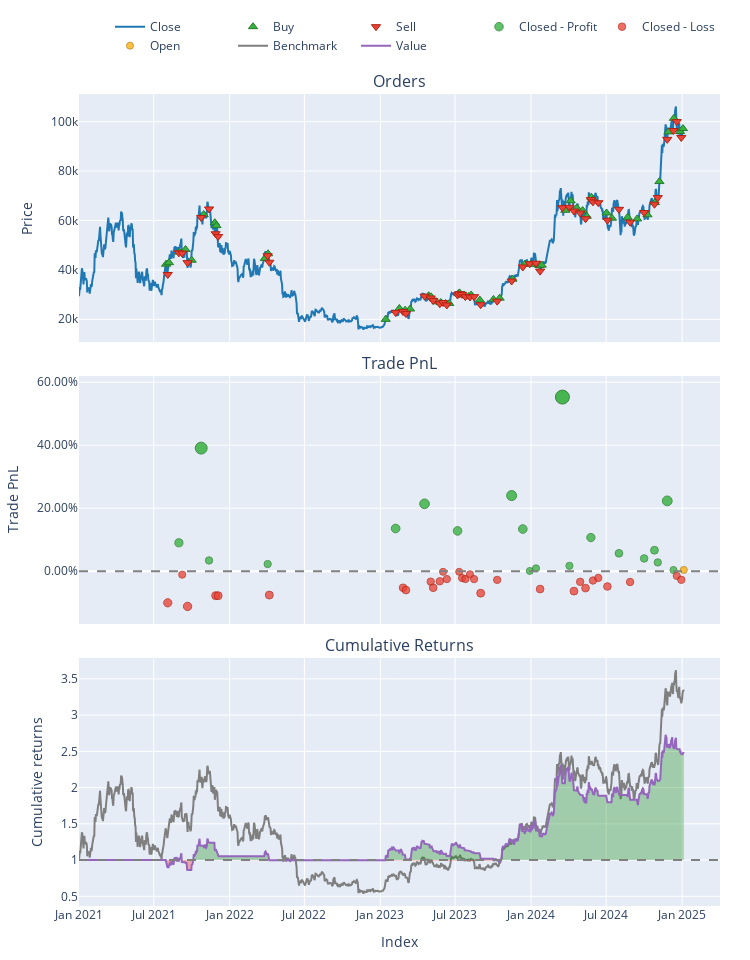

The cell this chart's notebook holds for it:
### Code cell
# Access the setup for a specific name, e.g., '(4, 100, 1.0, 4)'
# 8	160	1.8	7	
setup_name = (8, 160, 1.8, 7)
specific_pf = pf[setup_name]
specific_pf.plot().show()

### Figure 1 — Plotly figure (JSON) as saved in the notebook; plotly's stock layout.template omitted (floating-point values rounded to 4 significant figures; data arrays with more than 128 entries replaced by an {"elided": "..."} marker saying what was removed)
{"data": [{"legendgroup": "0", "line": {"color": "#1f77b4"}, "name": "Close", "showlegend": true, "type": "scatter", "uid": "19af624f-085a-455a-8667-28eccb88f59c", "x": {"elided": "1466 str values"}, "xaxis": "x", "y": {"elided": "1466 float values"}, "yaxis": "y"}, {"customdata": {"elided": "51x3 float values"}, "hovertemplate": "Order Id: %{customdata[0]}<br>Timestamp: %{x}<br>Price: %{y}<br>Size: %{customdata[1]:.6f}<br>Fees: %{customdata[2]:.6f}", "legendgroup": "1", "marker": {"color": "#37B13F", "line": {"color": "rgb(38,123,44)", "width": 1}, "size": 8, "symbol": "triangle-up"}, "mode": "markers", "name": "Buy", "type": "scatter", "uid": "391d2e07-7476-407b-98e4-91bfa97ecf36", "x": ["2021-07-31T00:00:00+00:00", "2021-08-07T00:00:00+00:00", "2021-09-01T00:00:00+00:00", "2021-09-16T00:00:00+00:00", "2021-10-01T00:00:00+00:00", "2021-10-30T00:00:00+00:00", "2021-11-26T00:00:00+00:00", "2021-11-30T00:00:00+00:00", "2022-03-27T00:00:00+00:00", "2022-04-04T00:00:00+00:00", "2023-01-14T00:00:00+00:00", "2023-02-16T00:00:00+00:00", "2023-03-02T00:00:00+00:00", "2023-03-14T00:00:00+00:00", "2023-04-28T00:00:00+00:00", "2023-05-04T00:00:00+00:00", "2023-05-17T00:00:00+00:00", "2023-05-27T00:00:00+00:00", "2023-06-08T00:00:00+00:00", "2023-06-17T00:00:00+00:00", "2023-07-09T00:00:00+00:00", "2023-07-12T00:00:00+00:00", "2023-07-23T00:00:00+00:00", "2023-08-03T00:00:00+00:00", "2023-08-09T00:00:00+00:00", "2023-08-30T00:00:00+00:00", "2023-10-02T00:00:00+00:00", "2023-10-17T00:00:00+00:00", "2023-11-17T00:00:00+00:00", "2023-12-17T00:00:00+00:00", "2023-12-31T00:00:00+00:00", "2024-01-21T00:00:00+00:00", "2024-01-27T00:00:00+00:00", "2024-03-24T00:00:00+00:00", "2024-04-06T00:00:00+00:00", "2024-04-21T00:00:00+00:00", "2024-05-05T00:00:00+00:00", "2024-05-15T00:00:00+00:00", "2024-05-26T00:00:00+00:00", "2024-05-31T00:00:00+00:00", "2024-07-02T00:00:00+00:00", "2024-07-15T00:00:00+00:00", "2024-08-22T00:00:00+00:00", "2024-09-14T00:00:00+00:00", "2024-10-09T00:00:00+00:00", "2024-10-27T00:00:00+00:00", "2024-11-07T00:00:00+00:00", "2024-11-29T00:00:00+00:00", "2024-12-12T00:00:00+00:00", "2024-12-27T00:00:00+00:00", "2025-01-03T00:00:00+00:00"], "xaxis": "x", "y": [42290.0, 42930.0, 47190.0, 48220.0, 43910.0, 62380.0, 59070.0, 57890.0, 44610.0, 46510.0, 19960.0, 24380.0, 23680.0, 24150.0, 29530.0, 29080.0, 27090.0, 26760.0, 26390.0, 26400.0, 30350.0, 30680.0, 29850.0, 29240.0, 29830.0, 27770.0, 28050.0, 28560.0, 36240.0, 42360.0, 42230.0, 41780.0, 41900.0, 64120.0, 67960.0, 65060.0, 64020.0, 61700.0, 69430.0, 68490.0, 63030.0, 60910.0, 61270.0, 60610.0, 62290.0, 67230.0, 75730.0, 95830.0, 101300.0, 95980.0, 97180.0], "yaxis": "y"}, {"customdata": {"elided": "50x3 float values"}, "hovertemplate": "Order Id: %{customdata[0]}<br>Timestamp: %{x}<br>Price: %{y}<br>Size: %{customdata[1]:.6f}<br>Fees: %{customdata[2]:.6f}", "legendgroup": "2", "marker": {"color": "#EA4335", "line": {"color": "rgb(181,31,18)", "width": 1}, "size": 8, "symbol": "triangle-down"}, "mode": "markers", "name": "Sell", "type": "scatter", "uid": "0b739056-1a9d-4054-a930-76de88532b3d", "x": ["2021-08-04T00:00:00+00:00", "2021-08-31T00:00:00+00:00", "2021-09-08T00:00:00+00:00", "2021-09-21T00:00:00+00:00", "2021-10-24T00:00:00+00:00", "2021-11-12T00:00:00+00:00", "2021-11-28T00:00:00+00:00", "2021-12-04T00:00:00+00:00", "2022-04-03T00:00:00+00:00", "2022-04-07T00:00:00+00:00", "2023-02-07T00:00:00+00:00", "2023-02-25T00:00:00+00:00", "2023-03-04T00:00:00+00:00", "2023-04-18T00:00:00+00:00", "2023-05-03T00:00:00+00:00", "2023-05-09T00:00:00+00:00", "2023-05-25T00:00:00+00:00", "2023-06-02T00:00:00+00:00", "2023-06-11T00:00:00+00:00", "2023-07-07T00:00:00+00:00", "2023-07-11T00:00:00+00:00", "2023-07-18T00:00:00+00:00", "2023-07-26T00:00:00+00:00", "2023-08-06T00:00:00+00:00", "2023-08-16T00:00:00+00:00", "2023-09-01T00:00:00+00:00", "2023-10-11T00:00:00+00:00", "2023-11-15T00:00:00+00:00", "2023-12-12T00:00:00+00:00", "2023-12-29T00:00:00+00:00", "2024-01-13T00:00:00+00:00", "2024-01-23T00:00:00+00:00", "2024-03-17T00:00:00+00:00", "2024-04-03T00:00:00+00:00", "2024-04-14T00:00:00+00:00", "2024-04-29T00:00:00+00:00", "2024-05-12T00:00:00+00:00", "2024-05-25T00:00:00+00:00", "2024-05-30T00:00:00+00:00", "2024-06-12T00:00:00+00:00", "2024-07-04T00:00:00+00:00", "2024-08-01T00:00:00+00:00", "2024-08-28T00:00:00+00:00", "2024-10-01T00:00:00+00:00", "2024-10-26T00:00:00+00:00", "2024-11-03T00:00:00+00:00", "2024-11-26T00:00:00+00:00", "2024-12-11T00:00:00+00:00", "2024-12-19T00:00:00+00:00", "2024-12-30T00:00:00+00:00"], "xaxis": "x", "y": [38130.0, 46890.0, 46770.0, 42920.0, 61170.0, 64640.0, 54600.0, 53500.0, 45710.0, 43080.0, 22710.0, 23140.0, 22310.0, 29370.0, 28610.0, 27610.0, 26280.0, 26760.0, 25790.0, 29840.0, 30350.0, 30080.0, 29170.0, 29020.0, 29140.0, 25890.0, 27330.0, 35480.0, 41170.0, 42480.0, 42700.0, 39490.0, 65180.0, 65340.0, 63790.0, 63000.0, 60710.0, 68430.0, 67520.0, 67170.0, 60090.0, 64500.0, 59290.0, 63200.0, 66560.0, 69240.0, 92810.0, 96390.0, 100000.0, 93550.0], "yaxis": "y"}, {"customdata": [[1, 1, 40.54, 0.0902], [4, 4, 168.3, 0.3909], [5, 5, 20.51, 0.03425], [8, 8, 12.03, 0.02283], [10, 10, 67.53, 0.1356], [13, 13, 107.8, 0.2139], [19, 19, 67.52, 0.128], [27, 27, 118.9, 0.2401], [28, 28, 82.22, 0.1339], [29, 29, 0.5931, 0.000852], [30, 30, 6.352, 0.009117], [32, 32, 366.7, 0.5528], [33, 33, 17.57, 0.01706], [37, 37, 95.94, 0.1069], [41, 41, 51.01, 0.05684], [43, 43, 37.22, 0.04064], [44, 44, 63.45, 0.06657], [45, 45, 28.32, 0.02786], [46, 46, 233.3, 0.2233], [47, 47, 4.844, 0.00379]], "hovertemplate": "Exit Trade Id: %{customdata[0]}<br>Position Id: %{customdata[1]}<br>Exit Timestamp: %{x}<br>PnL: %{customdata[2]:.6f}<br>Return: %{customdata[3]:.2%}", "legendgroup": "3", "marker": {"color": "#37B13F", "line": {"color": "rgb(38,123,44)", "width": 1}, "opacity": [0.7743, 0.856, 0.7591, 0.756, 0.7866, 0.8079, 0.7845, 0.815, 0.7862, 0.75, 0.7522, 0.9, 0.7544, 0.7788, 0.7652, 0.7608, 0.7679, 0.7573, 0.8105, 0.7508], "size": [8.133, 11.95, 7.424, 7.279, 8.709, 9.702, 8.612, 10.03, 8.687, 7, 7.105, 14, 7.206, 8.345, 7.71, 7.505, 7.833, 7.342, 9.821, 7.037], "symbol": "circle"}, "mode": "markers", "name": "Closed - Profit", "type": "scatter", "uid": "bcae1c43-37ba-40fa-9732-c80349d7e340", "x": ["2021-08-31T00:00:00+00:00", "2021-10-24T00:00:00+00:00", "2021-11-12T00:00:00+00:00", "2022-04-03T00:00:00+00:00", "2023-02-07T00:00:00+00:00", "2023-04-18T00:00:00+00:00", "2023-07-07T00:00:00+00:00", "2023-11-15T00:00:00+00:00", "2023-12-12T00:00:00+00:00", "2023-12-29T00:00:00+00:00", "2024-01-13T00:00:00+00:00", "2024-03-17T00:00:00+00:00", "2024-04-03T00:00:00+00:00", "2024-05-25T00:00:00+00:00", "2024-08-01T00:00:00+00:00", "2024-10-01T00:00:00+00:00", "2024-10-26T00:00:00+00:00", "2024-11-03T00:00:00+00:00", "2024-11-26T00:00:00+00:00", "2024-12-11T00:00:00+00:00"], "xaxis": "x2", "y": [0.0902, 0.3909, 0.03425, 0.02283, 0.1356, 0.2139, 0.128, 0.2401, 0.1339, 0.000852, 0.009117, 0.5528, 0.01706, 0.1069, 0.05684, 0.04064, 0.06657, 0.02786, 0.2233, 0.00379], "yaxis": "y2"}, {"customdata": [[0, 0, -50.11, -0.1003], [2, 2, -5.33, -0.01088], [3, 3, -54.14, -0.1117], [6, 6, -48.04, -0.07759], [7, 7, -44.39, -0.07773], [9, 9, -40.78, -0.07568], [11, 11, -29.77, -0.05264], [12, 12, -32.03, -0.05978], [14, 14, -20.3, -0.03319], [15, 15, -31.1, -0.0526], [16, 16, -17.94, -0.03203], [17, 17, -1.043, -0.001923], [18, 18, -13.49, -0.02492], [20, 20, -1.108, -0.001862], [21, 21, -12.82, -0.02159], [22, 22, -14.38, -0.02475], [23, 23, -5.493, -0.009691], [24, 24, -14.06, -0.02505], [25, 25, -38.16, -0.06972], [26, 26, -14.01, -0.02752], [31, 31, -39.79, -0.05659], [34, 34, -66.26, -0.06327], [35, 35, -33.1, -0.03374], [36, 36, -50.9, -0.0537], [38, 38, -29.34, -0.02955], [39, 39, -20.43, -0.0212], [40, 40, -45.73, -0.04848], [42, 42, -32.49, -0.03426], [48, 48, -19.22, -0.01498], [49, 49, -34.43, -0.02724]], "hovertemplate": "Exit Trade Id: %{customdata[0]}<br>Position Id: %{customdata[1]}<br>Exit Timestamp: %{x}<br>PnL: %{customdata[2]:.6f}<br>Return: %{customdata[3]:.2%}", "legendgroup": "4", "marker": {"color": "#EA4335", "line": {"color": "rgb(181,31,18)", "width": 1}, "opacity": [0.777, 0.7527, 0.7801, 0.7709, 0.7709, 0.7703, 0.7641, 0.766, 0.7588, 0.7641, 0.7585, 0.7503, 0.7565, 0.7503, 0.7556, 0.7565, 0.7524, 0.7566, 0.7687, 0.7572, 0.7651, 0.767, 0.7589, 0.7644, 0.7578, 0.7555, 0.7629, 0.7591, 0.7538, 0.7572], "size": [8.261, 7.127, 8.406, 7.973, 7.975, 7.949, 7.657, 7.747, 7.41, 7.656, 7.395, 7.014, 7.305, 7.013, 7.263, 7.303, 7.112, 7.307, 7.873, 7.338, 7.707, 7.792, 7.417, 7.67, 7.364, 7.258, 7.604, 7.424, 7.179, 7.335], "symbol": "circle"}, "mode": "markers", "name": "Closed - Loss", "type": "scatter", "uid": "00025553-8a0d-4bc8-9f6a-9a506165397c", "x": ["2021-08-04T00:00:00+00:00", "2021-09-08T00:00:00+00:00", "2021-09-21T00:00:00+00:00", "2021-11-28T00:00:00+00:00", "2021-12-04T00:00:00+00:00", "2022-04-07T00:00:00+00:00", "2023-02-25T00:00:00+00:00", "2023-03-04T00:00:00+00:00", "2023-05-03T00:00:00+00:00", "2023-05-09T00:00:00+00:00", "2023-05-25T00:00:00+00:00", "2023-06-02T00:00:00+00:00", "2023-06-11T00:00:00+00:00", "2023-07-11T00:00:00+00:00", "2023-07-18T00:00:00+00:00", "2023-07-26T00:00:00+00:00", "2023-08-06T00:00:00+00:00", "2023-08-16T00:00:00+00:00", "2023-09-01T00:00:00+00:00", "2023-10-11T00:00:00+00:00", "2024-01-23T00:00:00+00:00", "2024-04-14T00:00:00+00:00", "2024-04-29T00:00:00+00:00", "2024-05-12T00:00:00+00:00", "2024-05-30T00:00:00+00:00", "2024-06-12T00:00:00+00:00", "2024-07-04T00:00:00+00:00", "2024-08-28T00:00:00+00:00", "2024-12-19T00:00:00+00:00", "2024-12-30T00:00:00+00:00"], "xaxis": "x2", "y": [-0.1003, -0.01088, -0.1117, -0.07759, -0.07773, -0.07568, -0.05264, -0.05978, -0.03319, -0.0526, -0.03203, -0.001923, -0.02492, -0.001862, -0.02159, -0.02475, -0.009691, -0.02505, -0.06972, -0.02752, -0.05659, -0.06327, -0.03374, -0.0537, -0.02955, -0.0212, -0.04848, -0.03426, -0.01498, -0.02724], "yaxis": "y2"}, {"customdata": [[50, 50, 4.967, 0.004041]], "hovertemplate": "Exit Trade Id: %{customdata[0]}<br>Position Id: %{customdata[1]}<br>Exit Timestamp: %{x}<br>PnL: %{customdata[2]:.6f}<br>Return: %{customdata[3]:.2%}", "legendgroup": "5", "marker": {"color": "#FFAA00", "line": {"color": "rgb(178,118,0)", "width": 1}, "opacity": [0.7509], "size": [7.04], "symbol": "circle"}, "mode": "markers", "name": "Open", "type": "scatter", "uid": "8bae08c6-534f-4b9e-8e66-2a029a06ebb0", "x": ["2025-01-05T00:00:00+00:00"], "xaxis": "x2", "y": [0.004041], "yaxis": "y2"}, {"legendgroup": "6", "line": {"color": "#7f7f7f"}, "name": "Benchmark", "showlegend": true, "type": "scatter", "uid": "ecefae8a-80af-46a0-b419-989a33f11454", "x": {"elided": "1466 str values"}, "xaxis": "x3", "y": {"elided": "1466 float values"}, "yaxis": "y3"}, {"hoverinfo": "skip", "legendgroup": "7", "line": {"color": "rgba(0, 0, 0, 0)", "width": 0}, "opacity": 0, "showlegend": false, "type": "scatter", "uid": "17342300-e790-4088-85d0-8c989370fb7d", "x": {"elided": "1466 str values"}, "xaxis": "x3", "y": {"elided": "1466 int values"}, "yaxis": "y3"}, {"connectgaps": false, "fill": "tonexty", "fillcolor": "rgba(0, 128, 0, 0.3)", "hoverinfo": "skip", "legendgroup": "7", "line": {"color": "rgba(0, 0, 0, 0)", "width": 0}, "opacity": 0, "showlegend": false, "type": "scatter", "uid": "6a10a341-1b1e-442c-9c8d-1f0dff01d2b7", "x": {"elided": "1466 str values"}, "xaxis": "x3", "y": {"elided": "1466 float values"}, "yaxis": "y3"}, {"hoverinfo": "skip", "legendgroup": "7", "line": {"color": "rgba(0, 0, 0, 0)", "width": 0}, "opacity": 0, "showlegend": false, "type": "scatter", "uid": "a365a7e0-db23-4fe0-848b-7a5b83422b1e", "x": {"elided": "1466 str values"}, "xaxis": "x3", "y": {"elided": "1466 int values"}, "yaxis": "y3"}, {"connectgaps": false, "fill": "tonexty", "fillcolor": "rgba(255, 0, 0, 0.3)", "hoverinfo": "skip", "legendgroup": "7", "line": {"color": "rgba(0, 0, 0, 0)", "width": 0}, "opacity": 0, "showlegend": false, "type": "scatter", "uid": "f7f7c6d6-fc88-46bd-97c4-9078ed5caf3f", "x": {"elided": "1466 str values"}, "xaxis": "x3", "y": {"elided": "1466 float values"}, "yaxis": "y3"}, {"legendgroup": "8", "line": {"color": "#9467bd"}, "name": "Value", "showlegend": true, "type": "scatter", "uid": "b9246fb8-8f96-4239-b3b2-f7c56dfa0c61", "x": {"elided": "1466 str values"}, "xaxis": "x3", "y": {"elided": "1466 float values"}, "yaxis": "y3"}, {"hoverinfo": "skip", "legendgroup": "7", "line": {"color": "rgba(0, 0, 0, 0)", "width": 0}, "opacity": 0, "showlegend": false, "type": "scatter", "uid": "532e9854-1234-40f6-8c04-c7e88223b7a9", "x": {"elided": "1466 str values"}, "xaxis": "x3", "y": {"elided": "1466 int values"}, "yaxis": "y3"}], "layout": {"annotations": [{"font": {"size": 16}, "showarrow": false, "text": "Orders", "x": 0.5, "xanchor": "center", "xref": "paper", "y": 1, "yanchor": "bottom", "yref": "paper"}, {"font": {"size": 16}, "showarrow": false, "text": "Trade PnL", "x": 0.5, "xanchor": "center", "xref": "paper", "y": 0.6528, "yanchor": "bottom", "yref": "paper"}, {"font": {"size": 16}, "showarrow": false, "text": "Cumulative Returns", "x": 0.5, "xanchor": "center", "xref": "paper", "y": 0.3056, "yanchor": "bottom", "yref": "paper"}], "height": 960, "legend": {"orientation": "h", "traceorder": "normal", "x": 1, "xanchor": "right", "y": 1.042, "yanchor": "bottom"}, "margin": {"b": 30, "l": 30, "r": 30, "t": 30}, "shapes": [{"line": {"color": "gray", "dash": "dash"}, "type": "line", "x0": 0, "x1": 1, "xref": "paper", "y0": 0, "y1": 0, "yref": "y2"}, {"line": {"color": "gray", "dash": "dash"}, "type": "line", "x0": 0, "x1": 1, "xref": "paper", "y0": 1, "y1": 1, "yref": "y3"}], "showlegend": true, "width": 750, "xaxis": {"anchor": "y", "domain": [0, 1], "matches": "x3", "showticklabels": false}, "xaxis2": {"anchor": "y2", "domain": [0, 1], "matches": "x3", "showticklabels": false}, "xaxis3": {"anchor": "y3", "domain": [0, 1], "title": {"text": "Index"}}, "yaxis": {"anchor": "x", "domain": [0.6944, 1], "title": {"text": "Price"}}, "yaxis2": {"anchor": "x2", "domain": [0.3472, 0.6528], "tickformat": ".2%", "title": {"text": "Trade PnL"}}, "yaxis3": {"anchor": "x3", "domain": [0, 0.3056], "title": {"text": "Cumulative returns"}}}}
